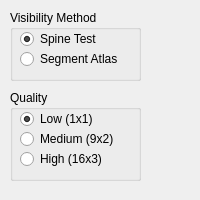
  <widget class="QDockWidget" name="lineVisibilityDockWidget" >
   <property name="sizePolicy" >
    <sizepolicy vsizetype="Preferred" hsizetype="Maximum" >
     <horstretch>0</horstretch>
     <verstretch>0</verstretch>
    </sizepolicy>
   </property>
   <property name="minimumSize" >
    <size>
     <width>200</width>
     <height>200</height>
    </size>
   </property>
   <property name="allowedAreas" >
    <set>Qt::LeftDockWidgetArea|Qt::RightDockWidgetArea</set>
   </property>
   <property name="windowTitle" >
    <string>Line Visibility</string>
   </property>
   <attribute name="dockWidgetArea" >
    <number>1</number>
   </attribute>
   <widget class="QWidget" name="dockWidgetContents_6" >
    <widget class="QGroupBox" name="groupBox_2" >
     <property name="geometry" >
      <rect>
       <x>10</x>
       <y>10</y>
       <width>131</width>
       <height>71</height>
      </rect>
     </property>
     <property name="title" >
      <string>Visibility Method</string>
     </property>
     <widget class="QRadioButton" name="itembufferSegmentAtlasButton" >
      <property name="geometry" >
       <rect>
        <x>10</x>
        <y>40</y>
        <width>111</width>
        <height>18</height>
       </rect>
      </property>
      <property name="text" >
       <string>Segment Atlas</string>
      </property>
      <property name="checked" >
       <bool>false</bool>
      </property>
     </widget>
     <widget class="QRadioButton" name="itembufferSpineTestButton" >
      <property name="geometry" >
       <rect>
        <x>10</x>
        <y>20</y>
        <width>111</width>
        <height>18</height>
       </rect>
      </property>
      <property name="text" >
       <string>Spine Test</string>
      </property>
      <property name="checked" >
       <bool>true</bool>
      </property>
     </widget>
    </widget>
    <widget class="QGroupBox" name="groupBox_3" >
     <property name="geometry" >
      <rect>
       <x>10</x>
       <y>90</y>
       <width>131</width>
       <height>91</height>
      </rect>
     </property>
     <property name="title" >
      <string>Quality</string>
     </property>
     <widget class="QRadioButton" name="mediumQualityButton" >
      <property name="geometry" >
       <rect>
        <x>10</x>
        <y>40</y>
        <width>111</width>
        <height>18</height>
       </rect>
      </property>
      <property name="text" >
       <string>Medium (9x2)</string>
      </property>
     </widget>
     <widget class="QRadioButton" name="highQualityButton" >
      <property name="geometry" >
       <rect>
        <x>10</x>
        <y>60</y>
        <width>101</width>
        <height>18</height>
       </rect>
      </property>
      <property name="text" >
       <string>High (16x3)</string>
      </property>
     </widget>
     <widget class="QRadioButton" name="lowQualityButton" >
      <property name="geometry" >
       <rect>
        <x>10</x>
        <y>20</y>
        <width>101</width>
        <height>18</height>
       </rect>
      </property>
      <property name="text" >
       <string>Low (1x1)</string>
      </property>
      <property name="checked" >
       <bool>true</bool>
      </property>
     </widget>
    </widget>
   </widget>
  </widget>
